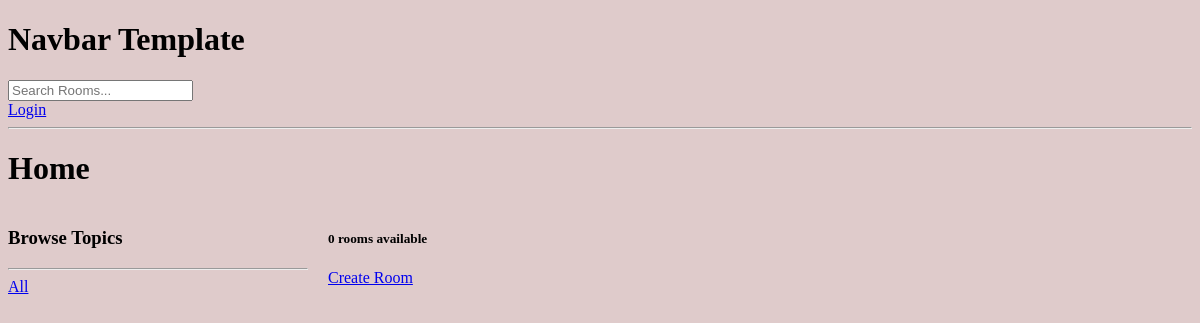
Page /home/?q=Django on the earlier database version.
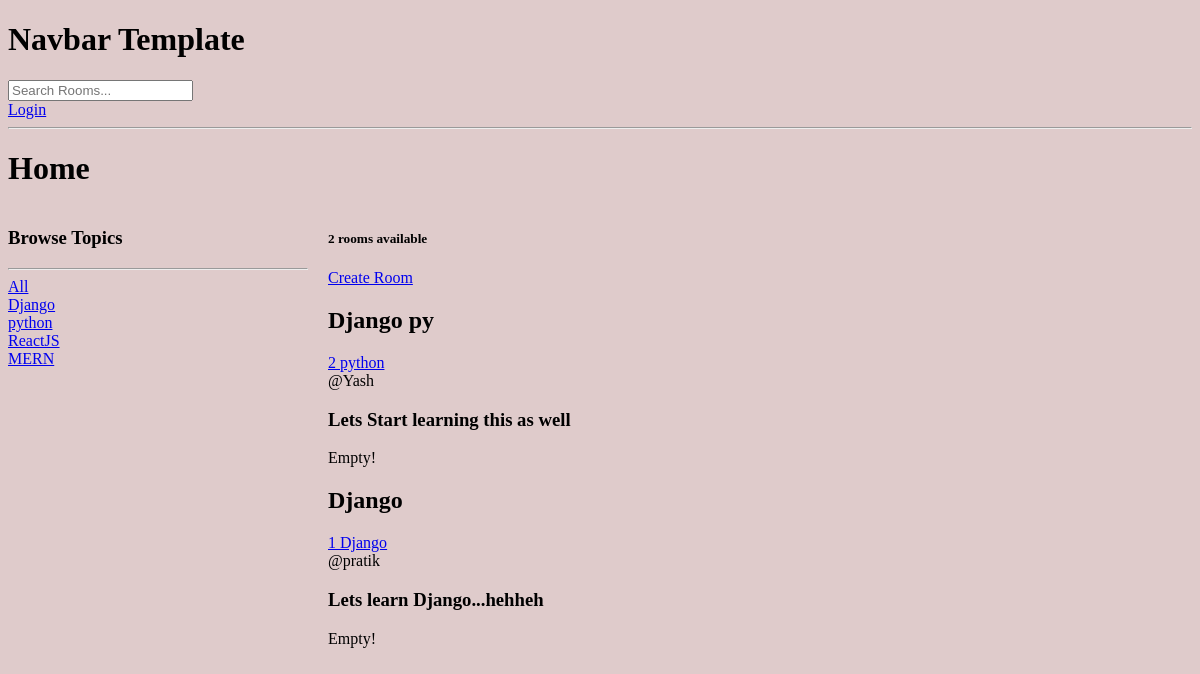
Same page on the later database version.
### base/models.py (models this page shows, shortened)
class Topic(models.Model):
    name = models.CharField(max_length = 200)

class Room(models.Model):
    host = models.ForeignKey(User, on_delete = models.SET_NULL, null=True)
    topic = models.ForeignKey(Topic, on_delete = models.SET_NULL, null=True)
    name = models.CharField(max_length = 200)
    description = models.TextField(null = True, blank = True)
    participants = models.ManyToManyField(User, related_name='participants',blank=True)
    updated = models.DateTimeField(auto_now = True)
    created = models.DateTimeField(auto_now_add = True)
    class Meta:
        ordering = ['-updated', '-created']

### base/views.py (the view)
# urls.py: path('home/', views.home, name="home"),
def home(request):
    q = request.GET.get('q') if request.GET.get('q') != None else ''
    rooms = Room.objects.filter(
        Q(topic__name__icontains=q) |
        Q(name__icontains=q) |
        Q(description__icontains=q)
        )
    topics = Topic.objects.all()
    room_count = rooms.count()
    context = {'rooms':rooms, 'topics':topics, 'room_count':room_count}
    return render(request,"base/home.html", context )

### base/templates/base/home.html (shortened to what this page needs)
{% extends "Layout.html" %}
{% block content%}
<h1>Home</h1>
<div class= "home_container">
    <div class="browse_topics">
       <h3>Browse Topics</h3>
       <hr>
       <div>
        <a href="{% url 'home' %}">All</a>
        </div>
       {% for topic in topics %}
        <div>
           <a href="{% url 'home' %}?q={{topic.name}}">{{ topic.name }}</a>
        </div>
       {% endfor %}
    </div>
    <div class="rooms">
        <h5>{{room_count}} rooms available</h5>
        <a href="{% url 'create_room' %}">Create Room</a>
        {% for room in rooms %}
                <div>
                    <h2>{{ room.name }} </h2>
                    <a href="/room/{{ room.id }}/"> {{room.id}} {{room.topic.name}}</a><br>
                    <span>@{{room.host.username}}</span>
                    <h3>{{ room.description }}</h3>
                    {% if request.user != room.host %}
                        <p>Empty!</p>
                    {% else %}
                        <a href="{% url 'update_room' room.id %}">Edit</a>
                        <a href="{% url 'delete_room' room.id %}">Delete</a>
                    {% endif %}
                 </div>
        {% endfor %}
    </div>
</div>
{% endblock %}

Differences in the rows shown:
added Topic: name "Django"
added Topic: name "python"
added Topic: name "ReactJS"
added Topic: name "MERN"
added Room: name "Django py", id "2", topic.name "python", host.username "Yash", description "Lets Start learning this as well", shows "Empty!"
added Room: name "Django", id "1", topic.name "Django", host.username "pratik", description "Lets learn Django...hehheh", shows "Empty!"
Other differences:
{{ room_count }}: "0" → "2"
